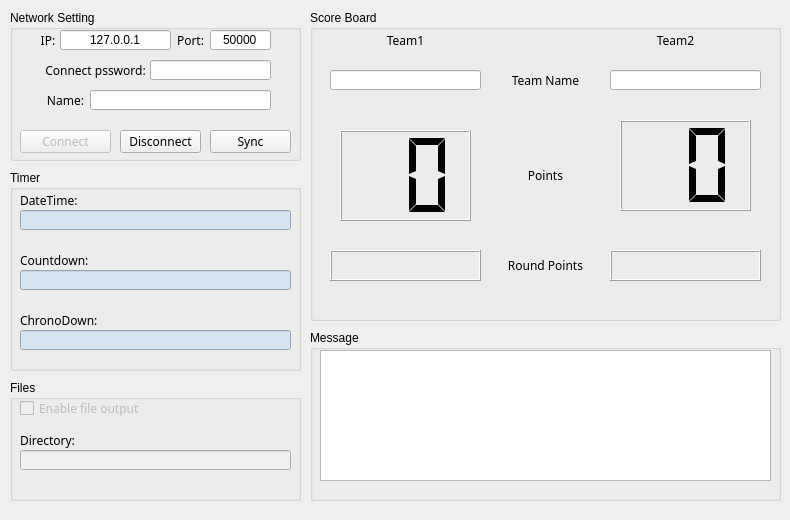
<?xml version="1.0" encoding="UTF-8"?>
<ui version="4.0">
 <class>NetworkView</class>
 <widget class="QWidget" name="NetworkView">
  <property name="geometry">
   <rect>
    <x>0</x>
    <y>0</y>
    <width>790</width>
    <height>520</height>
   </rect>
  </property>
  <property name="minimumSize">
   <size>
    <width>790</width>
    <height>520</height>
   </size>
  </property>
  <property name="maximumSize">
   <size>
    <width>790</width>
    <height>520</height>
   </size>
  </property>
  <property name="windowTitle">
   <string>Form</string>
  </property>
  <property name="styleSheet">
   <string notr="true"/>
  </property>
  <widget class="QGroupBox" name="network_setting_group">
   <property name="geometry">
    <rect>
     <x>10</x>
     <y>10</y>
     <width>291</width>
     <height>151</height>
    </rect>
   </property>
   <property name="title">
    <string>Network Setting</string>
   </property>
   <widget class="QLabel" name="label">
    <property name="geometry">
     <rect>
      <x>30</x>
      <y>20</y>
      <width>16</width>
      <height>21</height>
     </rect>
    </property>
    <property name="font">
     <font>
      <family>Microsoft JhengHei</family>
     </font>
    </property>
    <property name="text">
     <string>IP:</string>
    </property>
    <property name="alignment">
     <set>Qt::AlignCenter</set>
    </property>
   </widget>
   <widget class="QLineEdit" name="ip_edit">
    <property name="geometry">
     <rect>
      <x>50</x>
      <y>20</y>
      <width>111</width>
      <height>20</height>
     </rect>
    </property>
    <property name="inputMask">
     <string/>
    </property>
    <property name="text">
     <string>127.0.0.1</string>
    </property>
    <property name="maxLength">
     <number>15</number>
    </property>
    <property name="cursorPosition">
     <number>9</number>
    </property>
    <property name="alignment">
     <set>Qt::AlignCenter</set>
    </property>
   </widget>
   <widget class="QLabel" name="label_2">
    <property name="geometry">
     <rect>
      <x>160</x>
      <y>20</y>
      <width>41</width>
      <height>21</height>
     </rect>
    </property>
    <property name="font">
     <font>
      <family>Microsoft JhengHei</family>
     </font>
    </property>
    <property name="text">
     <string>Port:</string>
    </property>
    <property name="alignment">
     <set>Qt::AlignCenter</set>
    </property>
   </widget>
   <widget class="QLineEdit" name="port_edit">
    <property name="geometry">
     <rect>
      <x>200</x>
      <y>20</y>
      <width>61</width>
      <height>20</height>
     </rect>
    </property>
    <property name="inputMask">
     <string/>
    </property>
    <property name="text">
     <string>50000</string>
    </property>
    <property name="maxLength">
     <number>5</number>
    </property>
    <property name="cursorPosition">
     <number>5</number>
    </property>
    <property name="alignment">
     <set>Qt::AlignCenter</set>
    </property>
   </widget>
   <widget class="QLabel" name="label_3">
    <property name="geometry">
     <rect>
      <x>30</x>
      <y>50</y>
      <width>111</width>
      <height>21</height>
     </rect>
    </property>
    <property name="font">
     <font>
      <family>Microsoft JhengHei</family>
     </font>
    </property>
    <property name="text">
     <string>Connect pssword:</string>
    </property>
    <property name="alignment">
     <set>Qt::AlignCenter</set>
    </property>
   </widget>
   <widget class="QLineEdit" name="connect_password_edit">
    <property name="geometry">
     <rect>
      <x>140</x>
      <y>50</y>
      <width>121</width>
      <height>20</height>
     </rect>
    </property>
    <property name="inputMask">
     <string/>
    </property>
    <property name="text">
     <string/>
    </property>
    <property name="echoMode">
     <enum>QLineEdit::Password</enum>
    </property>
    <property name="cursorPosition">
     <number>0</number>
    </property>
    <property name="alignment">
     <set>Qt::AlignCenter</set>
    </property>
    <property name="clearButtonEnabled">
     <bool>false</bool>
    </property>
   </widget>
   <widget class="QPushButton" name="connect_btn">
    <property name="enabled">
     <bool>false</bool>
    </property>
    <property name="geometry">
     <rect>
      <x>10</x>
      <y>120</y>
      <width>91</width>
      <height>23</height>
     </rect>
    </property>
    <property name="font">
     <font>
      <family>Microsoft JhengHei</family>
     </font>
    </property>
    <property name="text">
     <string>Connect</string>
    </property>
    <property name="checkable">
     <bool>false</bool>
    </property>
   </widget>
   <widget class="QPushButton" name="disconnect_btn">
    <property name="geometry">
     <rect>
      <x>110</x>
      <y>120</y>
      <width>81</width>
      <height>23</height>
     </rect>
    </property>
    <property name="font">
     <font>
      <family>Microsoft JhengHei</family>
     </font>
    </property>
    <property name="text">
     <string>Disconnect</string>
    </property>
   </widget>
   <widget class="QLineEdit" name="name_edit">
    <property name="geometry">
     <rect>
      <x>80</x>
      <y>80</y>
      <width>181</width>
      <height>20</height>
     </rect>
    </property>
    <property name="inputMask">
     <string/>
    </property>
    <property name="text">
     <string/>
    </property>
    <property name="cursorPosition">
     <number>0</number>
    </property>
    <property name="alignment">
     <set>Qt::AlignCenter</set>
    </property>
   </widget>
   <widget class="QLabel" name="label_4">
    <property name="geometry">
     <rect>
      <x>30</x>
      <y>80</y>
      <width>51</width>
      <height>21</height>
     </rect>
    </property>
    <property name="font">
     <font>
      <family>Microsoft JhengHei</family>
     </font>
    </property>
    <property name="text">
     <string>Name:</string>
    </property>
    <property name="alignment">
     <set>Qt::AlignCenter</set>
    </property>
   </widget>
   <widget class="QPushButton" name="force_sync_btn">
    <property name="geometry">
     <rect>
      <x>200</x>
      <y>120</y>
      <width>81</width>
      <height>23</height>
     </rect>
    </property>
    <property name="font">
     <font>
      <family>Microsoft JhengHei</family>
     </font>
    </property>
    <property name="text">
     <string>Sync</string>
    </property>
   </widget>
  </widget>
  <widget class="QGroupBox" name="timer_group">
   <property name="geometry">
    <rect>
     <x>10</x>
     <y>170</y>
     <width>291</width>
     <height>201</height>
    </rect>
   </property>
   <property name="title">
    <string>Timer</string>
   </property>
   <widget class="QLabel" name="label_5">
    <property name="geometry">
     <rect>
      <x>10</x>
      <y>20</y>
      <width>61</width>
      <height>21</height>
     </rect>
    </property>
    <property name="font">
     <font>
      <family>Microsoft JhengHei</family>
     </font>
    </property>
    <property name="text">
     <string>DateTime:</string>
    </property>
    <property name="alignment">
     <set>Qt::AlignLeading|Qt::AlignLeft|Qt::AlignVCenter</set>
    </property>
   </widget>
   <widget class="QLabel" name="label_6">
    <property name="geometry">
     <rect>
      <x>10</x>
      <y>80</y>
      <width>71</width>
      <height>21</height>
     </rect>
    </property>
    <property name="font">
     <font>
      <family>Microsoft JhengHei</family>
     </font>
    </property>
    <property name="text">
     <string>Countdown:</string>
    </property>
    <property name="alignment">
     <set>Qt::AlignLeading|Qt::AlignLeft|Qt::AlignVCenter</set>
    </property>
   </widget>
   <widget class="QLabel" name="label_7">
    <property name="geometry">
     <rect>
      <x>10</x>
      <y>140</y>
      <width>81</width>
      <height>21</height>
     </rect>
    </property>
    <property name="font">
     <font>
      <family>Microsoft JhengHei</family>
     </font>
    </property>
    <property name="text">
     <string>ChronoDown:</string>
    </property>
    <property name="alignment">
     <set>Qt::AlignLeading|Qt::AlignLeft|Qt::AlignVCenter</set>
    </property>
   </widget>
   <widget class="QLineEdit" name="datetime_live_output">
    <property name="geometry">
     <rect>
      <x>10</x>
      <y>40</y>
      <width>271</width>
      <height>20</height>
     </rect>
    </property>
    <property name="font">
     <font>
      <family>Microsoft JhengHei</family>
     </font>
    </property>
    <property name="styleSheet">
     <string notr="true">background-color: rgb(215, 228, 242);</string>
    </property>
    <property name="alignment">
     <set>Qt::AlignCenter</set>
    </property>
   </widget>
   <widget class="QLineEdit" name="countdown_live_output">
    <property name="geometry">
     <rect>
      <x>10</x>
      <y>100</y>
      <width>271</width>
      <height>20</height>
     </rect>
    </property>
    <property name="font">
     <font>
      <family>Microsoft JhengHei</family>
     </font>
    </property>
    <property name="styleSheet">
     <string notr="true">background-color: rgb(215, 228, 242);</string>
    </property>
    <property name="alignment">
     <set>Qt::AlignCenter</set>
    </property>
   </widget>
   <widget class="QLineEdit" name="chronodown_live_output">
    <property name="geometry">
     <rect>
      <x>10</x>
      <y>160</y>
      <width>271</width>
      <height>20</height>
     </rect>
    </property>
    <property name="font">
     <font>
      <family>Microsoft JhengHei</family>
     </font>
    </property>
    <property name="styleSheet">
     <string notr="true">background-color: rgb(215, 228, 242);</string>
    </property>
    <property name="alignment">
     <set>Qt::AlignCenter</set>
    </property>
   </widget>
  </widget>
  <widget class="QGroupBox" name="message_group">
   <property name="geometry">
    <rect>
     <x>310</x>
     <y>330</y>
     <width>471</width>
     <height>171</height>
    </rect>
   </property>
   <property name="title">
    <string>Message</string>
   </property>
   <widget class="QPlainTextEdit" name="message_display">
    <property name="geometry">
     <rect>
      <x>10</x>
      <y>20</y>
      <width>451</width>
      <height>131</height>
     </rect>
    </property>
    <property name="font">
     <font>
      <family>Microsoft JhengHei</family>
      <pointsize>12</pointsize>
     </font>
    </property>
    <property name="readOnly">
     <bool>true</bool>
    </property>
   </widget>
  </widget>
  <widget class="QGroupBox" name="score_board_group">
   <property name="geometry">
    <rect>
     <x>310</x>
     <y>10</y>
     <width>471</width>
     <height>311</height>
    </rect>
   </property>
   <property name="title">
    <string>Score Board</string>
   </property>
   <widget class="QLCDNumber" name="team2_point_display">
    <property name="geometry">
     <rect>
      <x>310</x>
      <y>110</y>
      <width>131</width>
      <height>91</height>
     </rect>
    </property>
    <property name="digitCount">
     <number>2</number>
    </property>
    <property name="mode">
     <enum>QLCDNumber::Dec</enum>
    </property>
    <property name="segmentStyle">
     <enum>QLCDNumber::Flat</enum>
    </property>
    <property name="intValue" stdset="0">
     <number>0</number>
    </property>
   </widget>
   <widget class="QLabel" name="label_8">
    <property name="geometry">
     <rect>
      <x>190</x>
      <y>60</y>
      <width>91</width>
      <height>21</height>
     </rect>
    </property>
    <property name="font">
     <font>
      <family>Microsoft JhengHei</family>
     </font>
    </property>
    <property name="text">
     <string>Team Name</string>
    </property>
    <property name="alignment">
     <set>Qt::AlignCenter</set>
    </property>
   </widget>
   <widget class="QLineEdit" name="team1_name_edit">
    <property name="geometry">
     <rect>
      <x>20</x>
      <y>60</y>
      <width>151</width>
      <height>20</height>
     </rect>
    </property>
    <property name="alignment">
     <set>Qt::AlignCenter</set>
    </property>
    <property name="readOnly">
     <bool>true</bool>
    </property>
   </widget>
   <widget class="QLineEdit" name="team2_name_edit">
    <property name="geometry">
     <rect>
      <x>300</x>
      <y>60</y>
      <width>151</width>
      <height>20</height>
     </rect>
    </property>
    <property name="alignment">
     <set>Qt::AlignCenter</set>
    </property>
    <property name="readOnly">
     <bool>true</bool>
    </property>
   </widget>
   <widget class="QLCDNumber" name="team1_point_display">
    <property name="geometry">
     <rect>
      <x>30</x>
      <y>120</y>
      <width>131</width>
      <height>91</height>
     </rect>
    </property>
    <property name="digitCount">
     <number>2</number>
    </property>
    <property name="mode">
     <enum>QLCDNumber::Dec</enum>
    </property>
    <property name="segmentStyle">
     <enum>QLCDNumber::Flat</enum>
    </property>
    <property name="intValue" stdset="0">
     <number>0</number>
    </property>
   </widget>
   <widget class="QLabel" name="label_9">
    <property name="geometry">
     <rect>
      <x>190</x>
      <y>120</y>
      <width>91</width>
      <height>91</height>
     </rect>
    </property>
    <property name="font">
     <font>
      <family>Microsoft JhengHei</family>
     </font>
    </property>
    <property name="text">
     <string>Points</string>
    </property>
    <property name="alignment">
     <set>Qt::AlignCenter</set>
    </property>
   </widget>
   <widget class="QLabel" name="team1_round_point_display">
    <property name="geometry">
     <rect>
      <x>20</x>
      <y>240</y>
      <width>151</width>
      <height>31</height>
     </rect>
    </property>
    <property name="font">
     <font>
      <family>Microsoft JhengHei</family>
      <pointsize>12</pointsize>
     </font>
    </property>
    <property name="frameShape">
     <enum>QFrame::Box</enum>
    </property>
    <property name="frameShadow">
     <enum>QFrame::Raised</enum>
    </property>
    <property name="text">
     <string/>
    </property>
    <property name="alignment">
     <set>Qt::AlignCenter</set>
    </property>
   </widget>
   <widget class="QLabel" name="team2_round_point_display">
    <property name="geometry">
     <rect>
      <x>300</x>
      <y>240</y>
      <width>151</width>
      <height>31</height>
     </rect>
    </property>
    <property name="font">
     <font>
      <family>Microsoft JhengHei</family>
      <pointsize>12</pointsize>
     </font>
    </property>
    <property name="frameShape">
     <enum>QFrame::Box</enum>
    </property>
    <property name="frameShadow">
     <enum>QFrame::Raised</enum>
    </property>
    <property name="text">
     <string/>
    </property>
    <property name="alignment">
     <set>Qt::AlignCenter</set>
    </property>
   </widget>
   <widget class="QLabel" name="label_10">
    <property name="geometry">
     <rect>
      <x>190</x>
      <y>240</y>
      <width>91</width>
      <height>31</height>
     </rect>
    </property>
    <property name="font">
     <font>
      <family>Microsoft JhengHei</family>
     </font>
    </property>
    <property name="text">
     <string>Round Points</string>
    </property>
    <property name="alignment">
     <set>Qt::AlignCenter</set>
    </property>
   </widget>
   <widget class="QLabel" name="label_11">
    <property name="geometry">
     <rect>
      <x>20</x>
      <y>20</y>
      <width>151</width>
      <height>21</height>
     </rect>
    </property>
    <property name="font">
     <font>
      <family>Microsoft JhengHei</family>
     </font>
    </property>
    <property name="text">
     <string>Team1</string>
    </property>
    <property name="alignment">
     <set>Qt::AlignCenter</set>
    </property>
   </widget>
   <widget class="QLabel" name="label_12">
    <property name="geometry">
     <rect>
      <x>290</x>
      <y>20</y>
      <width>151</width>
      <height>21</height>
     </rect>
    </property>
    <property name="font">
     <font>
      <family>Microsoft JhengHei</family>
     </font>
    </property>
    <property name="text">
     <string>Team2</string>
    </property>
    <property name="alignment">
     <set>Qt::AlignCenter</set>
    </property>
   </widget>
  </widget>
  <widget class="QGroupBox" name="file_group">
   <property name="geometry">
    <rect>
     <x>10</x>
     <y>380</y>
     <width>291</width>
     <height>121</height>
    </rect>
   </property>
   <property name="title">
    <string>Files</string>
   </property>
   <widget class="QCheckBox" name="file_output_check">
    <property name="enabled">
     <bool>false</bool>
    </property>
    <property name="geometry">
     <rect>
      <x>10</x>
      <y>20</y>
      <width>121</width>
      <height>16</height>
     </rect>
    </property>
    <property name="font">
     <font>
      <family>Microsoft JhengHei</family>
     </font>
    </property>
    <property name="text">
     <string>Enable file output</string>
    </property>
   </widget>
   <widget class="QLineEdit" name="output_file_dir">
    <property name="enabled">
     <bool>true</bool>
    </property>
    <property name="geometry">
     <rect>
      <x>10</x>
      <y>70</y>
      <width>271</width>
      <height>20</height>
     </rect>
    </property>
    <property name="styleSheet">
     <string notr="true">background-color: rgb(240, 240, 240);</string>
    </property>
    <property name="text">
     <string/>
    </property>
    <property name="alignment">
     <set>Qt::AlignCenter</set>
    </property>
    <property name="readOnly">
     <bool>true</bool>
    </property>
   </widget>
   <widget class="QLabel" name="label_13">
    <property name="geometry">
     <rect>
      <x>10</x>
      <y>50</y>
      <width>61</width>
      <height>21</height>
     </rect>
    </property>
    <property name="font">
     <font>
      <family>Microsoft JhengHei</family>
     </font>
    </property>
    <property name="text">
     <string>Directory:</string>
    </property>
    <property name="alignment">
     <set>Qt::AlignLeading|Qt::AlignLeft|Qt::AlignVCenter</set>
    </property>
   </widget>
  </widget>
 </widget>
 <resources/>
 <connections/>
</ui>
